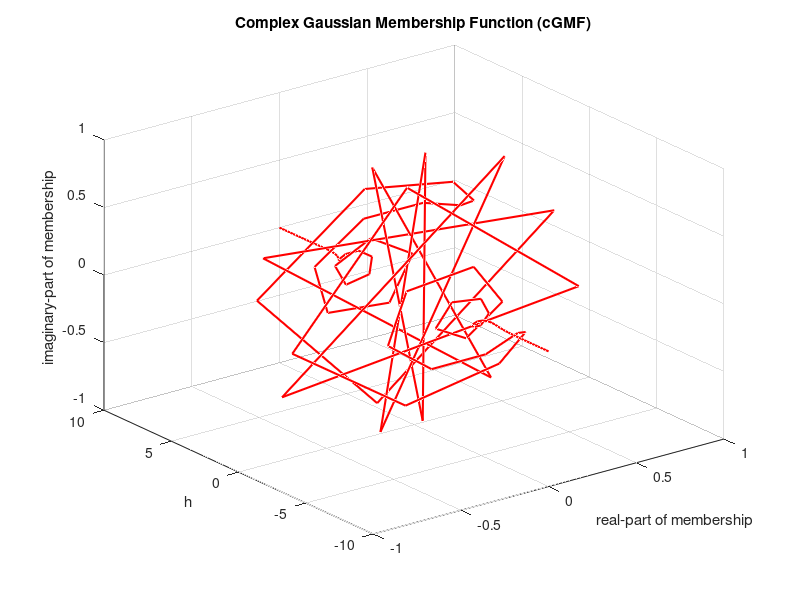
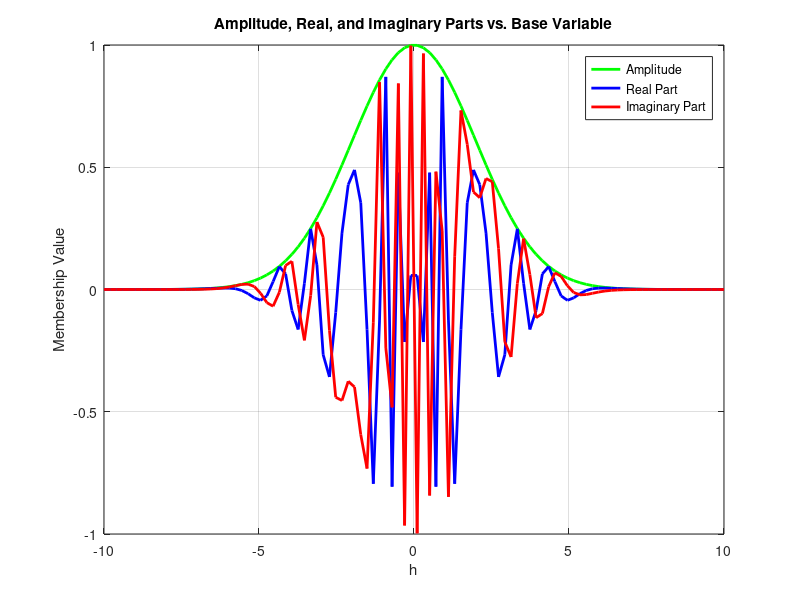

The MATLAB script that drew these images, in order:
% MATLAB script to visualize the Complex Gaussian Membership Function (cGMF)

% Define parameters
m = 0;  % Mean
sigma = 2;  % Spread
lambda = 60;  % Phase frequency factor
h = linspace(-10, 10, 100);  % Base variable


% Compute amplitude and phase terms
rs = exp(-0.5 * ((h - m) / sigma).^2);
omega_s = -exp(-0.5 * ((h - m) / sigma).^2) .* ((h - m) / sigma^2) * lambda;


% Compute complex membership function
real_part = rs .* cos(omega_s);
imag_part = rs .* sin(omega_s);


% Plotting the 3D parametric curve
figure;
plot3(real_part, h, imag_part, 'r', 'LineWidth', 1.5);
grid on;
xlabel('real-part of membership');
ylabel('h');
zlabel('imaginary-part of membership');
title('Complex Gaussian Membership Function (cGMF)');



% (b) Real, Imaginary, and Amplitude vs. Base Variable
figure;
amp_func = exp(-0.5 * ((h - m) / sigma).^2);
plot(h, amp_func, 'g', 'LineWidth', 2); % Amplitude function
hold on;
plot(h, exp(-0.5 * ((h - m) / sigma).^2) .* cos(-exp(-0.5 * ((h - m) / sigma).^2) .* ((h - m) / sigma^2) * lambda), 'b', 'LineWidth', 2);
plot(h, exp(-0.5 * ((h - m) / sigma).^2) .* sin(-exp(-0.5 * ((h - m) / sigma).^2) .* ((h - m) / sigma^2) * lambda), 'r', 'LineWidth', 2);
hold off;
legend('Amplitude', 'Real Part', 'Imaginary Part');
xlabel('h'); ylabel('Membership Value');
title('Amplitude, Real, and Imaginary Parts vs. Base Variable'); grid on;


